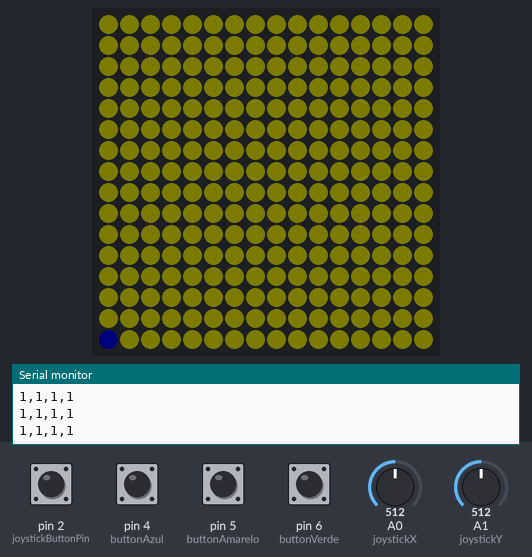
Recording of a sketch running on a simulated Arduino Uno, built with avr-gcc and run on an emulated ATmega328P. Shown: 16×16 RGB LED matrix (first LED top left, wired row by row), the last lines printed to the serial monitor. The test bench sets the inputs (shaded band); at power-on: pin 2 (joystickButtonPin), pin 4 (buttonAzul), pin 5 (buttonAmarelo), pin 6 (buttonVerde) HIGH, A0 (joystickX) = 512, A1 (joystickY) = 512. Dim RGB values are drawn brighter than linear; the strip is taken to match the declared colour order; random numbers use the default seed unless the sketch sets one.

Above: at 1.3 s.
1.4 s: A0 (joystickX) set to 610
At 1.76 s:
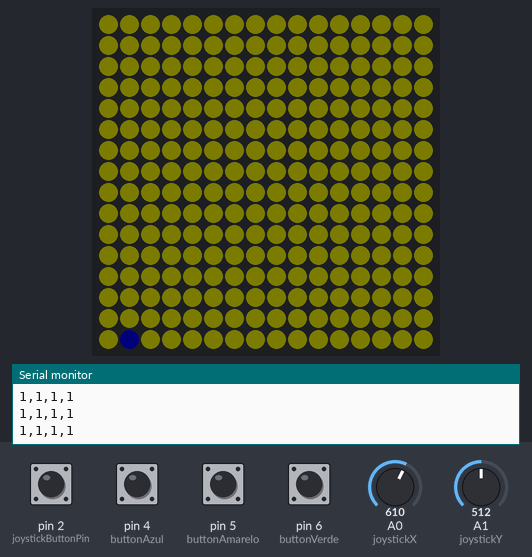
3.1 s: A1 (joystickY) set to 610
At 3.47 s:
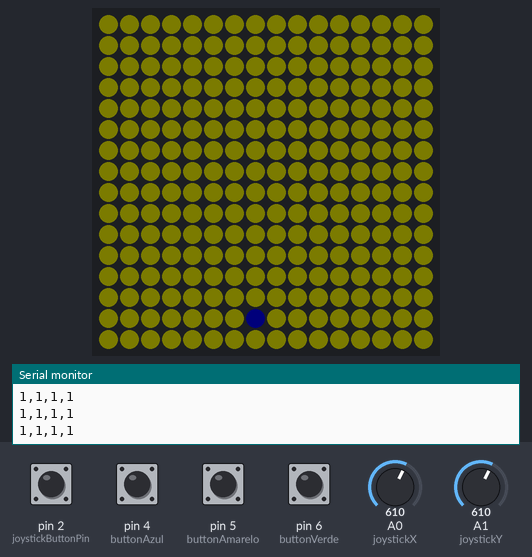
4.8 s: A0 (joystickX) set to 390
At 6.47 s:
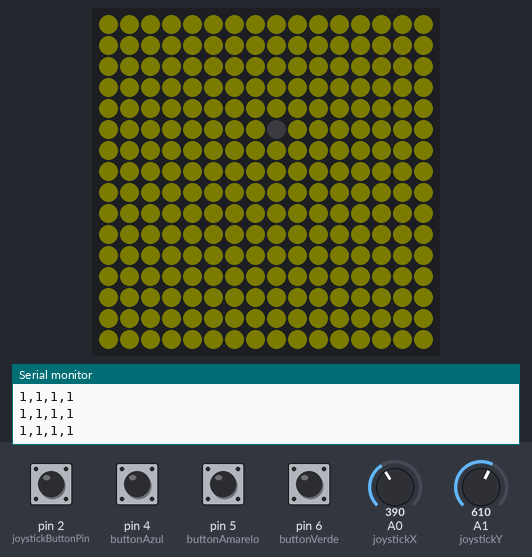
7.8 s: A1 (joystickY) set to 390
At 8.15 s:
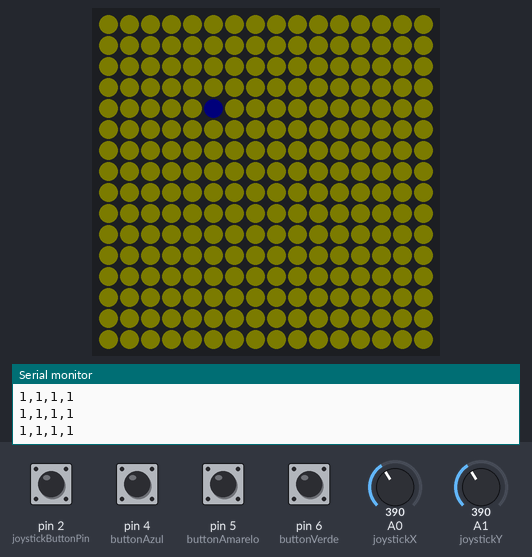
9.5 s: A0 (joystickX) set to 716
At 9.86 s:
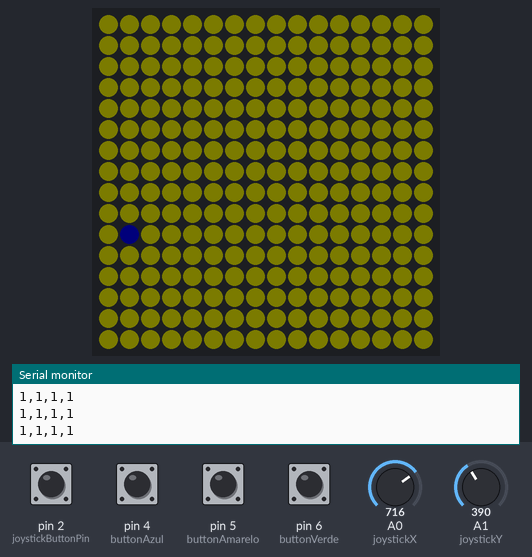
11.2 s: A1 (joystickY) set to 716
At 15.8 s:
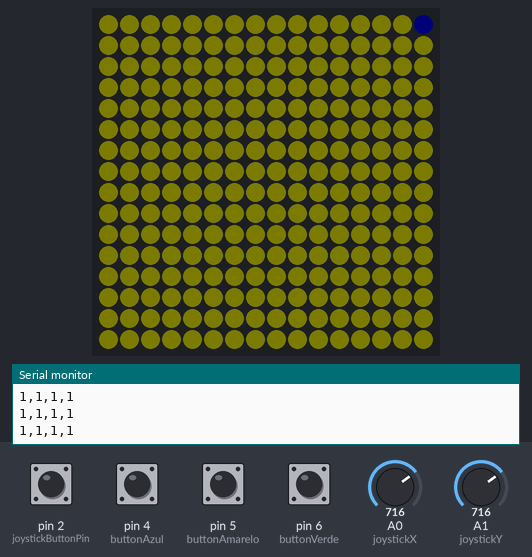
Timing chart, 0 to 16.8 s (numbered marks = the images above; inputs shaded):
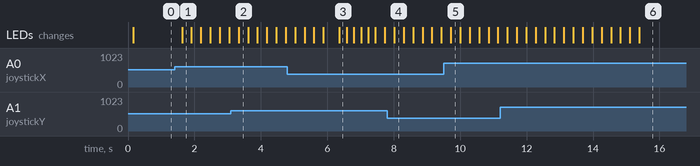

Measured:
- after the input at 1.4 s, the LEDs: change after 0.23 s (image 1)

The sketch:

Arduino.ino
```cpp
#include <Adafruit_NeoPixel.h>
#include <Adafruit_NeoMatrix.h>
#include <Adafruit_GFX.h>

#define PIN 7
#define WIDTH 16
#define HEIGHT 16


//as famosas bibliotecas
Adafruit_NeoMatrix matrix = Adafruit_NeoMatrix(WIDTH, HEIGHT, PIN, NEO_MATRIX_BOTTOM + NEO_MATRIX_LEFT + NEO_MATRIX_COLUMNS + NEO_MATRIX_ZIGZAG, NEO_RGB + NEO_KHZ800);

int joystickX = A0;  // Pino para o eixo X do joystick
int joystickY = A1;  // Pino para o eixo Y do joystick
// acrescentar a cablibração

// posição inicial da primeira LED
int currentX = 0;
int currentY = HEIGHT - 1;

//botão do joystick
const int joystickButtonPin = 2;
int buttonState;
int lastButtonState = LOW;
unsigned long lastDebounceTime = 0;
unsigned long debounceDelay = 50;

//três botões
const int buttonAzul = 4;
const int buttonAmarelo = 5;
const int buttonVerde = 6;
int buttonStateEco;
int lastButtonStateEco = HIGH;
long lastDebounceTimeEco = 0;
long debounceDelayEco = 50;

const int numLEDsRandom = 6;
int randomLEDs[numLEDsRandom][2];

bool joystickBloq = false;

void setup() {
  matrix.begin();
  matrix.setBrightness(3);

  //novo "for" para preencher a matriz com LEDs amarelas
  for (int x = 0; x < WIDTH; x++) {
    for (int y = 0; y < HEIGHT; y++) {
      matrix.drawPixel(x, y, matrix.Color(255, 255, 0));
    }
  }
  // a LED agora é azul
  matrix.drawPixel(currentX, currentY, matrix.Color(0, 0, 255));

  //randomizar posições de LEDs com lixo
  for (int i = 0; i < numLEDsRandom; i++) {
    randomLEDs[i][0] = random(WIDTH);
    randomLEDs[i][1] = random(HEIGHT);
    matrix.drawPixel(randomLEDs[i][0], randomLEDs[i][1], matrix.Color(255, 255, 0));  // Cor amarela
  }
  matrix.show();

  // Deixo aqui escrito que acho que devem haver melhores maneiras de implementar botões, mas testamos esta para já
  Serial.begin(9600);

  pinMode(joystickButtonPin, INPUT_PULLUP);
  pinMode(buttonAzul, INPUT_PULLUP);
  pinMode(buttonAmarelo, INPUT_PULLUP);
  pinMode(buttonVerde, INPUT_PULLUP);

  matrix.show();
}

void loop() {

  //joystick botão
  int reading = !digitalRead(joystickButtonPin);

  if (reading != lastButtonState) {
    lastDebounceTime = millis();
    //Serial.println("CLICK");
  }

  if ((millis() - lastDebounceTime) > debounceDelay) {
    buttonState = reading;
  }

if (reading != buttonState){
  buttonState = reading;
  if (buttonState == HIGH) {
    joystickBloq = true;
  } else {
    joystickBloq = false;
  }
}
  lastButtonState = reading;

  //botões Ecoponto
  int readingEco;
  readingEco = digitalRead(buttonAzul);
  readingEco = digitalRead(buttonAmarelo);
  readingEco = digitalRead(buttonVerde);

  if (readingEco != lastButtonStateEco) {
    lastDebounceTimeEco = millis();
  }

  if ((millis() - lastDebounceTimeEco) > debounceDelayEco) {
    buttonStateEco = readingEco;
  }

  lastButtonStateEco = readingEco;

  // Ler os buttons
  int buttonBlue = digitalRead(4);
  int buttonGreen = digitalRead(5);
  int buttonYellow = digitalRead(6);
  int joystickButtonPin = digitalRead(2);

  //envia o estado dos buttons para o Processing
  Serial.print(buttonYellow);
  Serial.print(",");
  Serial.print(buttonGreen);
  Serial.print(",");
  Serial.print(buttonBlue);
  Serial.print(",");
  Serial.println(joystickButtonPin);


  int xPosition = analogRead(joystickX);
  int yPosition = analogRead(joystickY);

  int previousX = currentX;
  int previousY = currentY;


  //saber se está em cima da LED randomizada
  bool emCimaLedRandom = false;

  for (int i = 0; i < numLEDsRandom; i++) {
    if (currentX == randomLEDs[i][0] && currentY == randomLEDs[i][1]) {
      emCimaLedRandom = true;
      //Serial.println("IIII");
      break;
    }
  }

  if (emCimaLedRandom == true) {
    // Piscar a LED azul
    if (joystickBloq == false) {
      for (int i = 0; i < 3; i++) {
        matrix.drawPixel(currentX, currentY, matrix.Color(0, 0, 255));
        matrix.show();
        delay(200);
        matrix.drawPixel(currentX, currentY, matrix.Color(0, 0, 0));  // Apagar
        matrix.show();
        delay(200);
      }
    } else {
      matrix.drawPixel(currentX, currentY, matrix.Color(0, 255, 0));
      matrix.show();
    }
    matrix.drawPixel(currentX, currentY, matrix.Color(0, 0, 255));  // Restaura a cor azul
  } else {
    // Acender a nova LED na cor azul
    matrix.drawPixel(currentX, currentY, matrix.Color(0, 0, 255));
    matrix.show();
  }

  //if (joystickBloq == true) {


  //return;

  if (joystickBloq == false) {
    // MATRIZ DE LUZES
    // joystick

    // Movimento para a direita
    if (xPosition > 600) {
      if (currentX < WIDTH - 1) {
        currentX++;
      }
    }
    // Movimento para a esquerda
    else if (xPosition < 400) {
      if (currentX > 0) {
        currentX--;
      }
    }

    // Movimento para cima
    if (yPosition > 600) {
      if (currentY > 0) {
        currentY--;
      }
    }
    // Movimento para baixo
    else if (yPosition < 400) {
      if (currentY < HEIGHT - 1) {
        currentY++;
      }
    }

    // LED out
    matrix.drawPixel(previousX, previousY, matrix.Color(255, 255, 0));
    // new LED
    matrix.drawPixel(currentX, currentY, matrix.Color(0, 0, 255));
  } else {
    //Serial.println("BLOQ");
    if (buttonStateEco == LOW) {
      joystickBloq = false;
      matrix.drawPixel(currentX, currentY, matrix.Color(0, 0, 255));
    }
  }
  // dar update na Matriz
  matrix.show();

  // pequena pausa pq tava demasiado rápido
  delay(250);
}
```
